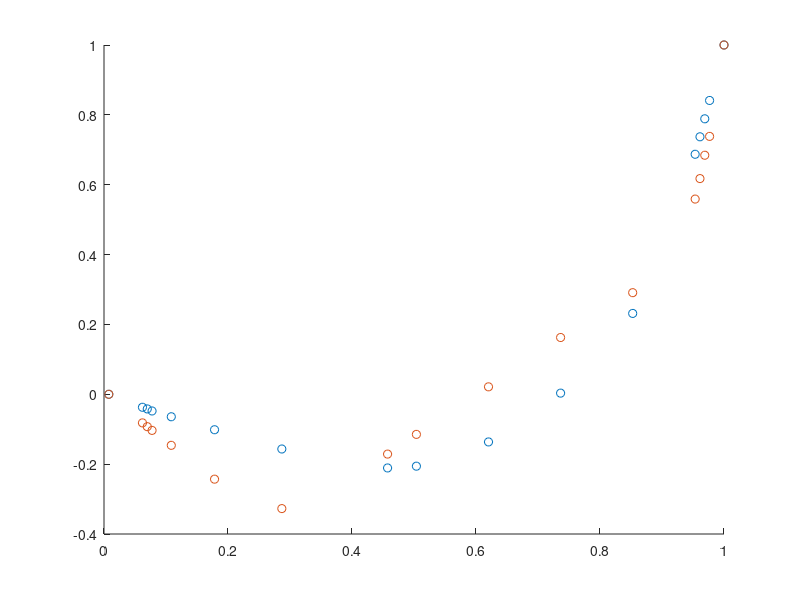
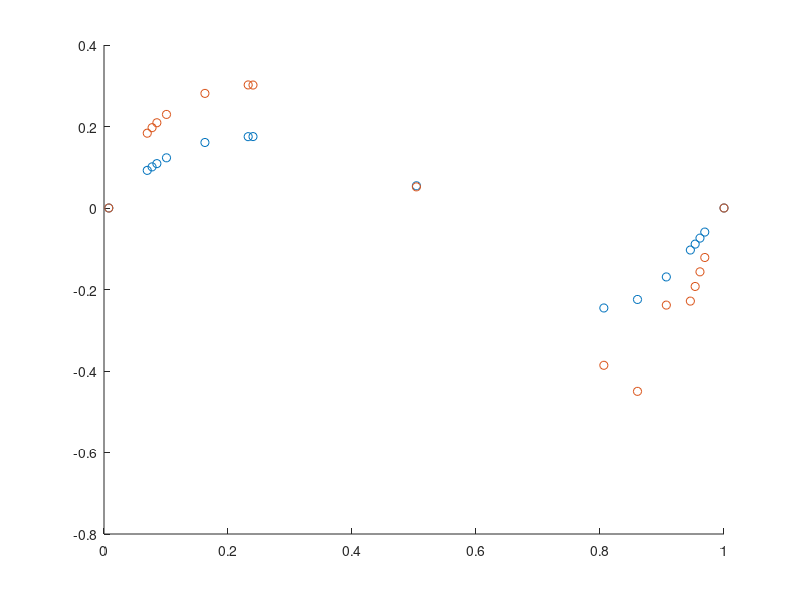

Write the MATLAB code that produced these figures, in order.
function initializePlots()
figure(1)
%Theoretical results from literature
solutionRe400 = [1,.73837,.68439,.61756,.55892,.29093,.16256,.02135,-.11477,-.17119,-.32726,-.24299,-.14612,-.10338,-.09266,-.08186,0];
solutionRe100 = [1,.84123,.78871,.73722,.68717,.23151,.00332,-.13641,-.20581,-.21090,-.15662,-.10150,-.06434,-.04775,-.04192,-.03717,0];
nodeNumbers = [129,126,125,124,123,110,95,80,65,59,37,23,14,10,9,8,1];
solYPos = nodeNumbers./129;
scatter(solYPos,solutionRe100)
hold on
scatter(solYPos,solutionRe400)
hold on



figure(2)
%Theoretical results from literature
solutionRe400 = [0,-.12146,-.15663,-.19254,-.22847,-.23827,-.44993,-.38598,0.05186,.30174,.30203,.28124,.22965,.20920,.19713,.18360,0];
solutionRe100 = [0,-.05906,-0.07391,-0.08864,-0.10313,-0.16914,-0.22445,-0.24533,0.05454,0.17527,0.17507,0.16077,0.12317,0.10890,0.10091,0.09233,0];
nodeNumbers = [129,125,124,123,122,117,111,104,65,31,30,21,13,11,10,9,1];
solYPos = nodeNumbers./129;
scatter(solYPos,solutionRe100)
hold on
scatter(solYPos,solutionRe400)
hold on
end
